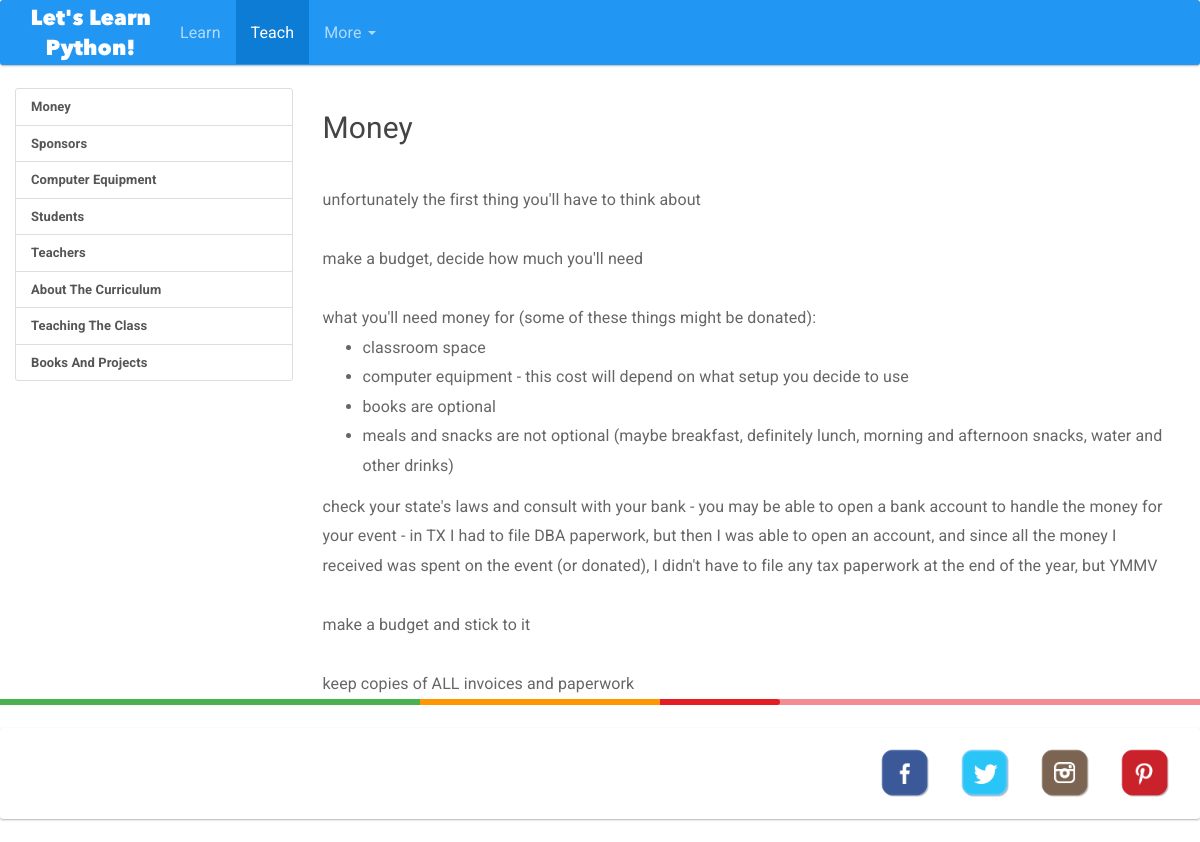
The app's page /teach/step/1/ with its own data.
### teaching/models.py (models this page shows, shortened)
class Step(models.Model):
    step_number = models.IntegerField()
    step_name = models.CharField(max_length=200)
    image = models.CharField(max_length=200, blank=True, null=True)
    description = models.TextField()

### teaching/views.py (the view)
# urls.py: url(r'^lesson/(?P<lesson_number>[0-9]+)/step/(?P<step_number>[0-9]+)/$', views.lesson_step, name='lesson_step_detail'),
def step(request, step_number):
    step = Step.objects.get(step_number=step_number)
    all_steps = Step.objects.all().order_by('step_number')
    context = {
        'step': step,
        'step_list': all_steps,
    }
    return render(request, 'teaching/step.html', context)

### teaching/templates/teaching/step.html
{% include "letslearnpython/common_head.html" %}
{% include "teaching/teach_header.html" %}
<div class="yk-container container">
  <div class="row">
    <div class="list-group yk-container-nav col-sm-3">
      {% if step_list %}
        {% for item in step_list %}
          <a class="list-group-item yk-guideline-name" href="/teach/step/{{ item.step_number }}">{{ item.step_name }}</a>
        {% endfor %}
      {% endif %}
    </div>
    <div class="yk-container-content col-sm-9">
      {% if step %}
        <h2>{{ step.step_name }}</h2>
        {{ step.description | safe }}
      {% else %}
        <h2>Teach Python!</h2>
        <p>this is a class we teach at PyCon every year, blah blah blah</p>
        <p>But you can teach it in your community too, etc etc etc</p>
      {% endif %}
    </div>
  </div>
</div>
{% include "letslearnpython/common_footer.html" %}

### letslearnpython/static/letslearnpython/css/custom.css (style rules this page uses)
.yk-container { min-height: 500px; }
.yk-container-nav { font-size: 13px; line-height: 1.5; }
.yk-container-nav .list-group-item { padding-top: 8px; padding-bottom: 8px; }
.yk-lesson-name, .yk-guideline-name { font-weight: bold; }

### records on screen
Step: step_name "Money", description "unfortunately the first thing you'll have to think about make a budget, decide how much you'll need what you'll need money for (some of these things might be donated): classroom space computer equipment - this cost will depend on what setup you decide to use books are optional meals and snacks are not optional (maybe breakfast, definitely lunch, morning and afternoon snacks, water and other drinks) check your state's laws and consult with your bank - you may be able to open a bank account to handle the money for your event - in TX I had to file DBA paperwork, but then I was able to open an account, and since all the money I received was spent on the event (or donated), I didn't have to file…"
Step: step_name "Sponsors"
Step: step_name "Computer Equipment"
Step: step_name "Students"
Step: step_name "Teachers"
Step: step_name "About The Curriculum"
Step: step_name "Teaching The Class"
Step: step_name "Books And Projects"
